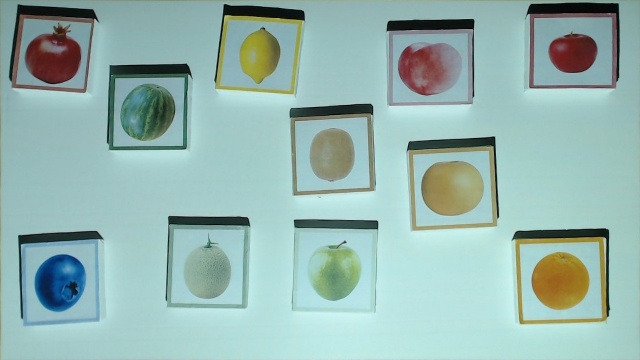
#> input picture data/sample_input/surface/surface_0409232547.jpg, 640 x 360 px
$ python -i warp.py   (imports and definitions only)
#> lines starting #> are read from the running program, lines starting #| are printed output that depends on the picture; after the words box and inside, x2 and y2 are one past the last pixel; in counts of white or black regions, pixels touching at a corner belong together
#> further down, picture is the input picture: shape (360, 640, 3); mean B, G, R 176.4, 181.7, 149.9
#!/usr/bin/env python3
# -*- coding: utf-8 -*-
"""
Rectify raw captures into aligned surface/distorted pairs. No hardware, runs anywhere.

    python Data.py warp
    python Data.py warp --review              # check every scene, fix the bad ones
    python Data.py warp --manual              # click the corners on every scene
    python Data.py warp --mode homography
    python Data.py warp --raw data/Create_Data/raw_0813

Boundary detection is a contour heuristic on a photograph: right most of the time,
and wrong in ways the summary line cannot show. `--review` puts each scene on screen -
the detected quad next to the rectified result - and waits:

    enter / a   accept this scene
    m           click the 4 corners by hand instead
    r           re-run the detector
    s           skip this scene
    A           accept this and every scene after it, no more prompts
    q           stop; the scenes already written are kept

Without --review a scene whose boundary cannot be found is reported and skipped, the
same as before.

Reads raw_<MMDD>/ (capture.py wrote it) and writes warp_<MMDD>/surface/ +
warp_<MMDD>/distorted/ at the model's input size, plus warp_<MMDD>/debug/ overlays
showing where the screen boundary was found. Defaults to the most recent raw folder,
and the warp folder is named after it.

Resolutions, the boundary sampling and the debug toggle live under `warp:` in
configs/collect.yaml.

This stage is not optional. The screen is a trapezoid in the camera and the objects
sit at a different scale in every capture, so nothing before it is trainable - and a
session that only has raw/ is not a layout the loaders recognise at all. After it,
`surface` and `distorted` share a pixel grid and the residual the model learns is only
the projected light.

Three modes:

    boundary     4 corners + the measured edge bow  (default)
    homography   corners only, the exact model for a flat screen
    tps          the legacy warp; needs OpenCV < 5
"""

import argparse
import json
import os
import sys

import cv2
import numpy as np

sys.path.insert(0, os.path.dirname(os.path.abspath(__file__)))   # for `common`
from common import (  # noqa: E402
    cfg, dated_suffix, images_in, pick, resolve_raw, shrink, warp_dir, write_meta,
)

# Fallbacks only; the live values come from warp.* in configs/collect.yaml.
WORK_SIZE = (1280, 720)
WARP_POINTS = 20
SCREEN_INSET = 2


# [13 lines left out: function resample, not called in this run]


def inset_contour(contour, shape, pixels):
    """
    Pull the boundary a few pixels inward, off the bright rim of the projection.

    The rim is the blurriest part of the capture; sampling the warp from it drags
    smeared edge pixels into the middle of the rectified image.
    """
    if pixels <= 0:
        return contour
    mask = np.zeros(shape[:2], np.uint8)
    cv2.drawContours(mask, [contour], -1, 255, -1)
    k = np.ones((2 * pixels + 1, 2 * pixels + 1), np.uint8)
    cnts, _ = cv2.findContours(cv2.erode(mask, k), cv2.RETR_EXTERNAL,
                               cv2.CHAIN_APPROX_NONE)
    # A contour too thin to survive the erosion just keeps its original outline. Not
    # worth a warning: capture.py runs this on every preview frame, so anything
    # printed here floods the console while the operator is setting up.
    return max(cnts, key=cv2.contourArea) if cnts else contour


def screen_contour(img, inset=SCREEN_INSET):
    """Largest closed edge contour - on one of these captures, the screen."""
#> called with inset = 2
    gray = cv2.GaussianBlur(cv2.cvtColor(img, cv2.COLOR_BGR2GRAY), (5, 5), 0)
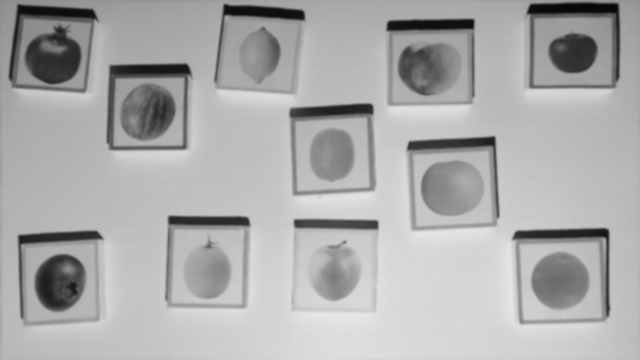
#> gray: shape (360, 640); min 7, max 232, mean 171.5
    edges = cv2.dilate(cv2.Canny(gray, 50, 150),
                       cv2.getStructuringElement(cv2.MORPH_RECT, (3, 3)))
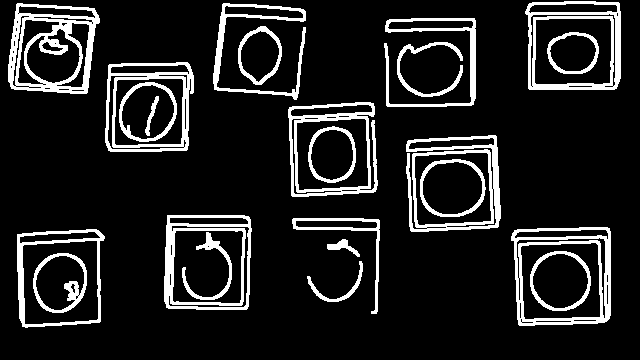
#> edges: shape (360, 640); 12.8% white; 23 white regions
    cnts, _ = cv2.findContours(edges, cv2.RETR_EXTERNAL, cv2.CHAIN_APPROX_NONE)
#> cnts = 15 contours; largest, box (x1, y1, x2, y2) and area: (511, 227, 611, 326) 9053, (525, 1, 621, 90) 8002, (164, 215, 252, 310) 7865, (406, 135, 501, 232) 7752, (17, 229, 105, 328) 7636
    if not cnts:
        return None
    return inset_contour(max(cnts, key=cv2.contourArea), img.shape, inset)
#> in inset_contour, `cv2.drawContours(mask, [contour], -1, 255, -1)`:
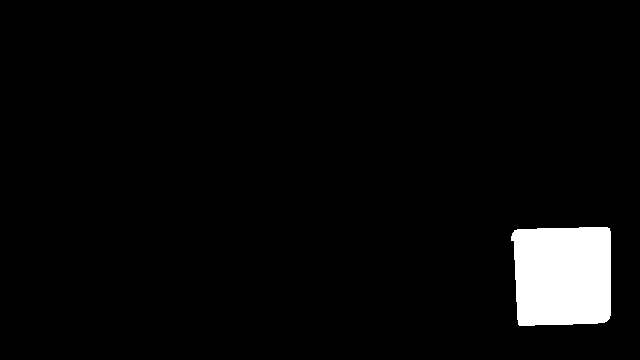
#> mask: shape (360, 640); 4% white; 1 white region
#> in inset_contour, `cnts, _ = cv2.findContours(cv2.erode(mask, k), cv2.RETR_EXTERNAL, cv2...`: cnts = 1 contour; box (x1, y1, x2, y2) and area: (513, 229, 609, 324) 8281


# [117 lines left out: functions quad_corners, edge_paths, boundary_points, project, coons_grid, boundary_map and 2 more, not called in this run]


class Rectifier:
    """
    One scene's camera -> flat screen mapping, built once and reused for every capture.

    The geometry comes from the surface shot, where the screen boundary is visible;
    every `distorted` capture of that scene is warped with the identical mapping,
    which is what makes the pair pixel-aligned enough to train on.
    """

    # [36 lines left out: functions __init__, __call__, debug_overlay, not called in this run]


# ------------------------------------------------------- picking corners by hand

REVIEW_WINDOW = "Warp_Review"
CLICK_WINDOW = "Click_4_Corners"


# [352 lines left out: functions contour_from_corners, click_corners, describe_corners, _build, recorded_corners, settle_scene and 3 more, not called in this run]


# [2 lines not run here, left out]

>>> import cv2
>>> picture = cv2.imread('sample_input/surface/surface_0409232547.jpg')
>>> result = screen_contour(picture)
#> result = contour of 356 points, box (x1, y1, x2, y2) (513, 229, 609, 324), area 8281

$ run again, on data/sample_input/surface/surface_0424095321.jpg
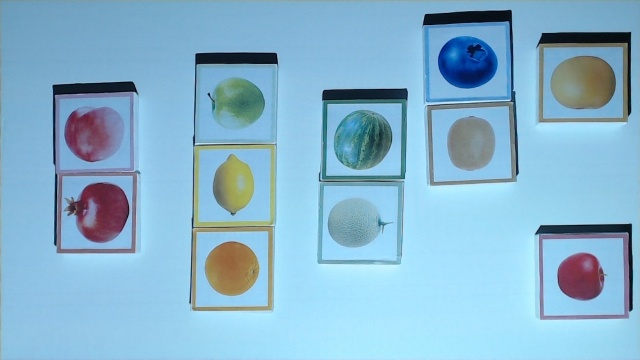
#> input picture data/sample_input/surface/surface_0424095321.jpg, 640 x 360 px
#> picture is the input picture: shape (360, 640, 3); mean B, G, R 206.4, 180.4, 134.7
#> in screen_contour, `edges = cv2.dilate(cv2.Canny(gray, 50, 150), cv2.getStructuringElement..`:
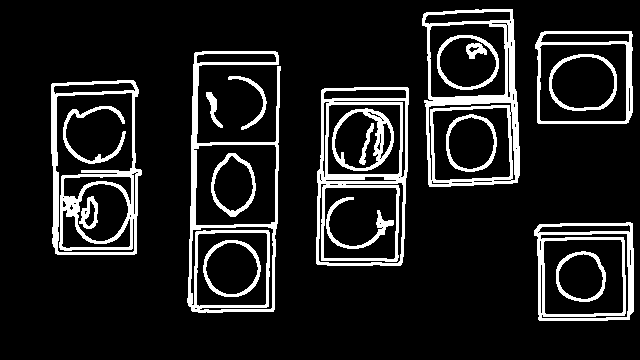
#> edges: shape (360, 640); 12.3% white; 20 white regions
#> in screen_contour, `cnts, _ = cv2.findContours(edges, cv2.RETR_EXTERNAL, cv2.CHAIN_APPROX_..`: cnts = 8 contours; box (x1, y1, x2, y2) and area: (187, 51, 281, 313) 16166, (422, 9, 520, 187) 15513, (316, 87, 409, 266) 15402, (51, 80, 142, 255) 14420, (534, 222, 634, 321) 9170, (535, 31, 633, 124) 8630, (228, 76, 267, 130) 250, (206, 92, 223, 128) 174
#> in inset_contour, `cv2.drawContours(mask, [contour], -1, 255, -1)`:
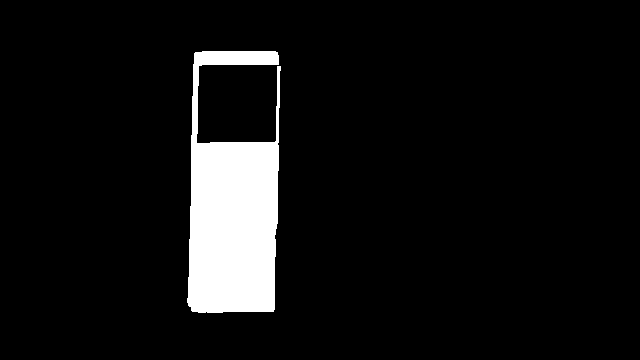
#> mask: shape (360, 640); 7.2% white; 1 white region
#> in inset_contour, `cnts, _ = cv2.findContours(cv2.erode(mask, k), cv2.RETR_EXTERNAL, cv2...`: cnts = 1 contour; box (x1, y1, x2, y2) and area: (189, 53, 277, 311) 14274
#> result = contour of 825 points, box (x1, y1, x2, y2) (189, 53, 277, 311), area 14274

$ run again, on data/sample_input/surface/surface_0424234620.jpg
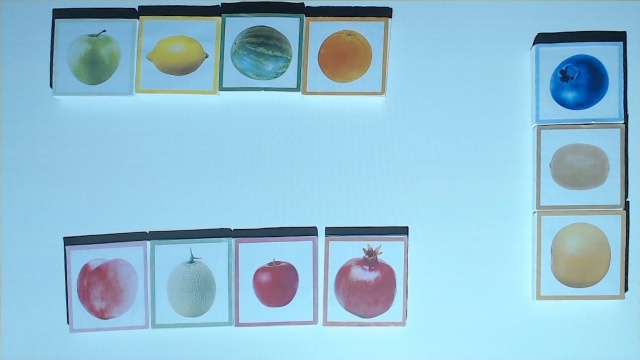
#> input picture data/sample_input/surface/surface_0424234620.jpg, 640 x 360 px
#> picture is the input picture: shape (360, 640, 3); mean B, G, R 214, 192.7, 146.6
#> in screen_contour, `edges = cv2.dilate(cv2.Canny(gray, 50, 150), cv2.getStructuringElement..`:
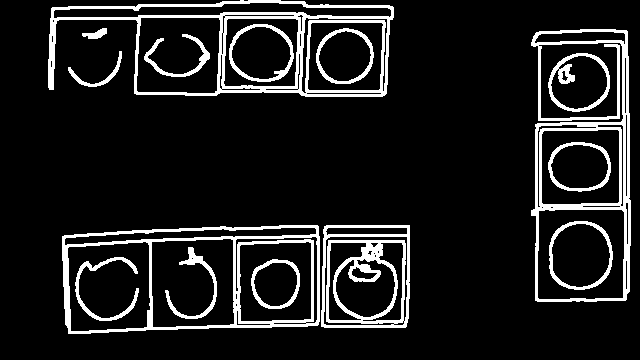
#> edges: shape (360, 640); 11.3% white; 15 white regions
#> in screen_contour, `cnts, _ = cv2.findContours(edges, cv2.RETR_EXTERNAL, cv2.CHAIN_APPROX_..`: cnts = 7 contours; box (x1, y1, x2, y2) and area: (62, 225, 320, 334) 25502, (48, 0, 394, 97) 24478, (531, 29, 631, 302) 18974, (321, 225, 410, 328) 8796, (548, 53, 610, 112) 2808, (68, 51, 122, 87) 232, (82, 28, 107, 39) 122
#> in inset_contour, `cv2.drawContours(mask, [contour], -1, 255, -1)`:
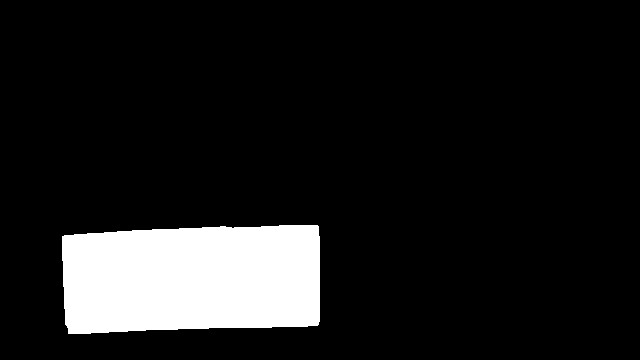
#> mask: shape (360, 640); 11.2% white; 1 white region
#> in inset_contour, `cnts, _ = cv2.findContours(cv2.erode(mask, k), cv2.RETR_EXTERNAL, cv2...`: cnts = 1 contour; box (x1, y1, x2, y2) and area: (64, 227, 318, 332) 24050
#> result = contour of 685 points, box (x1, y1, x2, y2) (64, 227, 318, 332), area 24050

$ run again, on data/sample_input/surface/surface_0530154734.jpg
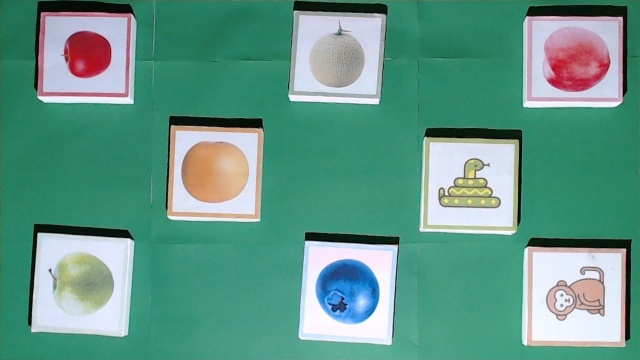
#> input picture data/sample_input/surface/surface_0530154734.jpg, 640 x 360 px
#> picture is the input picture: shape (360, 640, 3); mean B, G, R 135.6, 151.1, 96.6
#> in screen_contour, `edges = cv2.dilate(cv2.Canny(gray, 50, 150), cv2.getStructuringElement..`:
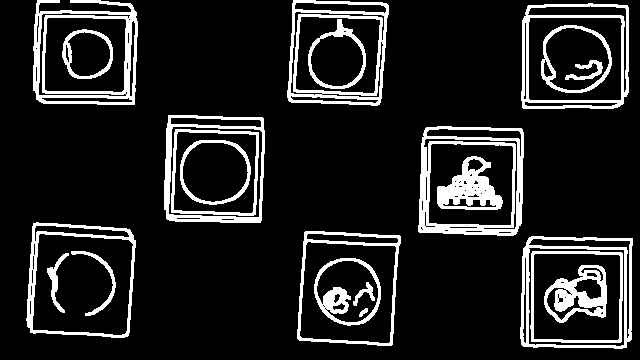
#> edges: shape (360, 640); 13.2% white; 22 white regions
#> in screen_contour, `cnts, _ = cv2.findContours(edges, cv2.RETR_EXTERNAL, cv2.CHAIN_APPROX_..`: cnts = 8 contours; box (x1, y1, x2, y2) and area: (520, 236, 633, 349) 11928, (26, 222, 136, 338) 11186, (521, 3, 629, 109) 10840, (418, 126, 524, 236) 10766, (297, 231, 401, 346) 10410, (164, 115, 265, 223) 10224, (287, 0, 389, 106) 9574, (33, 0, 138, 105) 9558
#> in inset_contour, `cv2.drawContours(mask, [contour], -1, 255, -1)`:
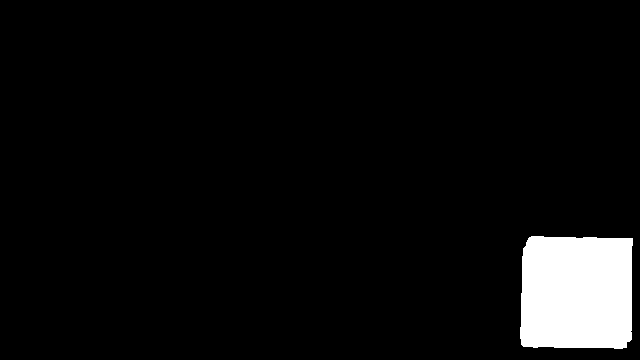
#> mask: shape (360, 640); 5.3% white; 1 white region
#> in inset_contour, `cnts, _ = cv2.findContours(cv2.erode(mask, k), cv2.RETR_EXTERNAL, cv2...`: cnts = 1 contour; box (x1, y1, x2, y2) and area: (522, 238, 631, 347) 11036
#> result = contour of 410 points, box (x1, y1, x2, y2) (522, 238, 631, 347), area 11036
